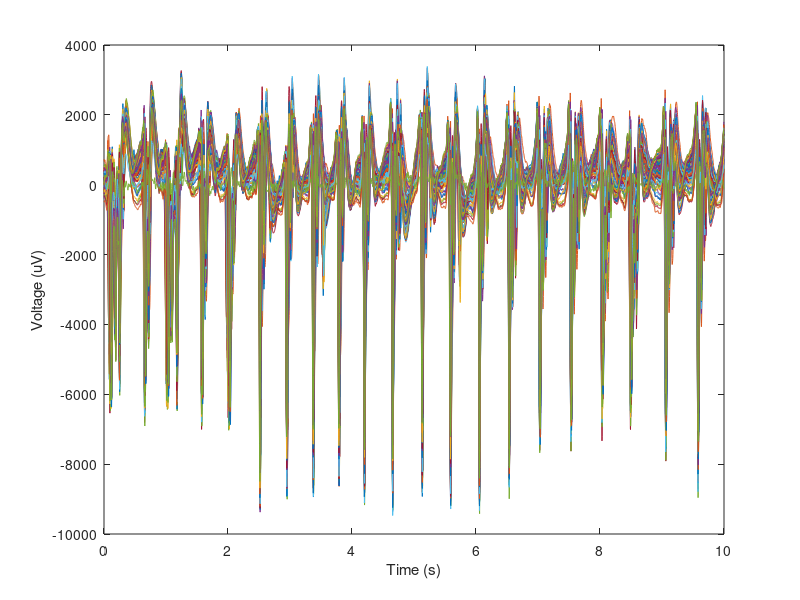
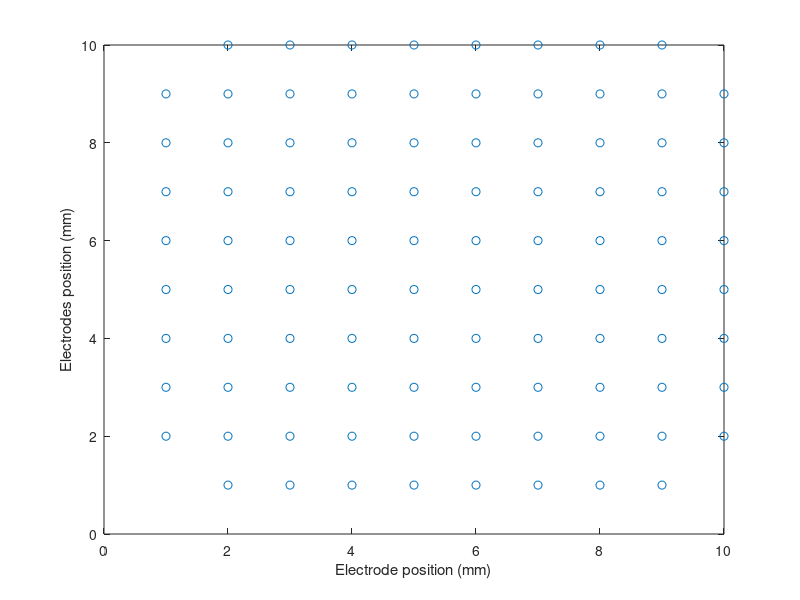

The MATLAB source for these figures, in order: (Note: this script raises an error after producing the figures.)
%% Load the example
% data: SAMPLES x ELECTRODES
% fs: sampling rate
% position: position of the electrodes in mm
load('example_seizure_waves');
time = 1/fs * (0 : 1 : size(data,1) - 1);

figure;
plot(time, data);
xlabel('Time (s)');
ylabel('Voltage (uV)');

figure;
plot(position(:,1), position(:,2), 'o');
xlabel('Electrode position (mm)');
ylabel('Electrodes position (mm)');


%% Compute coherence and phase
CHRONUX_PATH = '/Volumes/Data HDD/Matlab/chronux'; % required toolbox
addpath(genpath(CHRONUX_PATH));

BAND = [1 13];                  % Select a frequency range to analyze
TW = 20;                        % Time-bandwidth product
ntapers = 2*TW-1;               % Choose the # of tapers.
params.tapers = [TW, ntapers];  % ... time-bandwidth product and tapers.
params.Fs = fs;                 % ... sampling rate
params.pad = -1;                % ... no zero padding.
params.fpass = BAND;            % ... freq range to pass
params.err = [1 0.05];          % ... theoretical error bars, p=0.05.

[coh, phi, freq, coh_conf] = compute_coherence(data, params);
save('example_coherence', 'coh', 'phi', 'freq', 'coh_conf');

figure;
plot(freq, squeeze(coh(1,8,:)));
xlabel('Frequency (Hz)');
ylabel('Coherence');

figure;
subplot(1,2,1)
imagesc(squeeze(coh(:,:, find(freq >= 6, 1))));
c = colorbar;
c.Label.String = 'Coherence at 6 Hz';
xlabel('Electrodes');
ylabel('Electrodes');
subplot(1,2,2)
imagesc(squeeze(phi(:,:, find(freq >= 6, 1))));
c = colorbar;
c.Label.String = 'Phase at 6 Hz';
xlabel('Electrodes');
ylabel('Electrodes');


%% Estimate delays between electrodes
[delay, delay_ci_lo, delay_ci_up] = compute_delay(coh, coh_conf, phi, freq);

figure;
imagesc(1000 * delay);
c = colorbar;
c.Label.String = 'Delay (ms)';
xlabel('Electrodes');
ylabel('Electrodes');

% find center electrode
[~, center] = min((position(:,1) - mean(position(:,1))).^2 + (position(:,2) - mean(position(:,2))).^2);

figure;
scatter(position(:,1), position(:,2), 400, 1000 * delay(center,:), 'filled');
hold on
plot(position(center,1), position(center,2), 'X');
c = colorbar;
c.Label.String = 'Delay to center electrode X (ms)';
xlabel('Electrode position (mm)');
ylabel('Electrodes position (mm)');


%% Estimate parameters of the waves
[src_dir, speed, ci_dir, ci_sp] = estimate_wave(delay, position, 'plot');

